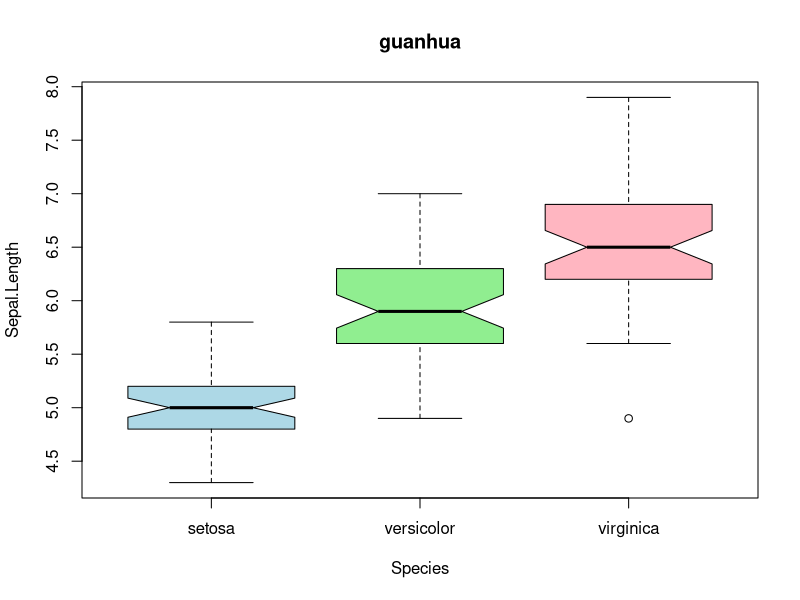
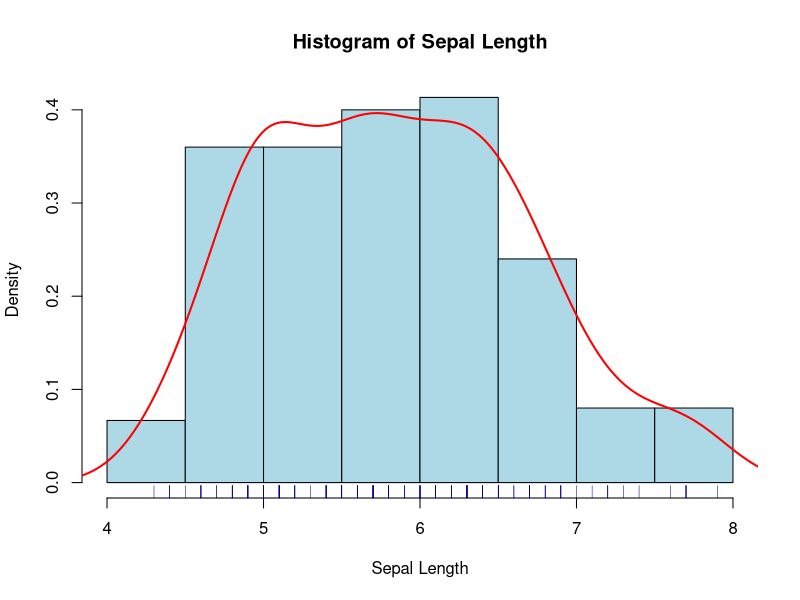
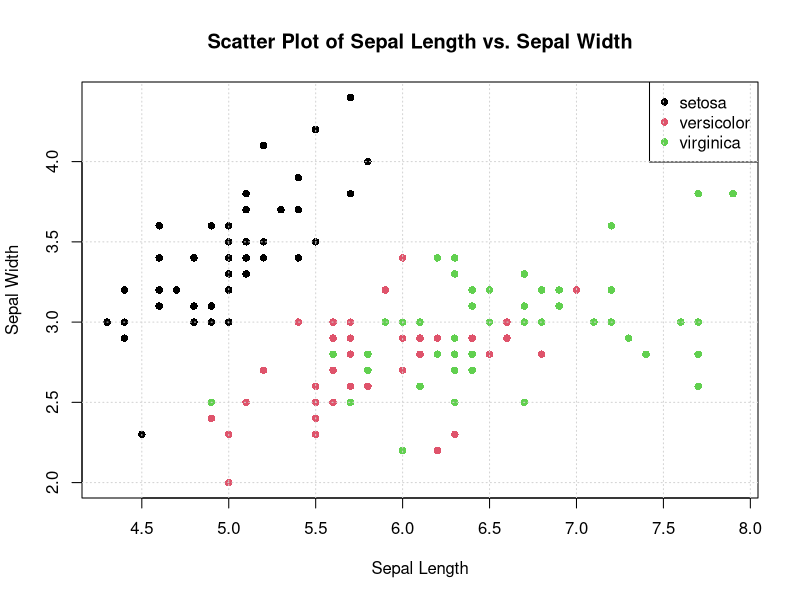

The R source for these figures, in order:
## ---- chunk 1
knitr::opts_chunk$set(echo = TRUE)
## ---- chunk 2
str(iris)
summary(iris)
head(iris)
## ---- chunk 3
boxplot(Sepal.Length ~ Species,
        data = iris,
        notch = TRUE,
        col = c("lightblue", "lightgreen", "lightpink"),
        main = "guanhua")
## ---- chunk 4
hist(iris$Sepal.Length,
     breaks = 12,
     prob = TRUE,            # so the histogram can be compared to a density curve
     col = "lightblue",      # a bit of color decoration
     border = "black",       # adding borders for clarity
     main = "Histogram of Sepal Length",
     xlab = "Sepal Length")

# Superimpose a density curve (in red) onto the histogram
lines(density(iris$Sepal.Length), col = "red", lwd = 2)

# Optionally, add a rug plot for additional decoration
rug(iris$Sepal.Length, col = "darkblue")
## ---- chunk 5
# Create a scatter plot for the two numeric variables:
# x-axis: Sepal.Length, y-axis: Sepal.Width
# Use a different color for each species and a common plotting character (pch = 16).
plot(iris$Sepal.Length, iris$Sepal.Width,
     col = as.numeric(iris$Species),   # different color for each species
     pch = 16,
     xlab = "Sepal Length",
     ylab = "Sepal Width",
     main = "Scatter Plot of Sepal Length vs. Sepal Width")

# Add a legend mapping colors to species
legend("topright",
       legend = levels(iris$Species),
       col = 1:length(levels(iris$Species)),
       pch = 16)

# Optionally, add a grid for enhanced decoration
grid()
## ---- chunk 6
# Compute the basic statistics for the numeric variable Sepal.Length
sepal_length_mean <- mean(iris$Sepal.Length)
sepal_length_median <- median(iris$Sepal.Length)
sepal_length_min <- min(iris$Sepal.Length)
sepal_length_max <- max(iris$Sepal.Length)
sepal_length_sd <- sd(iris$Sepal.Length)

# Print the results
cat("Mean of Sepal Length:", sepal_length_mean, "\n")
cat("Median of Sepal Length:", sepal_length_median, "\n")
cat("Min of Sepal Length:", sepal_length_min, "\n")
cat("Max of Sepal Length:", sepal_length_max, "\n")
cat("Standard Deviation of Sepal Length:", sepal_length_sd, "\n\n")

# Compute the median of Sepal.Length for each species and sort in descending order
median_by_species <- aggregate(Sepal.Length ~ Species, data = iris, FUN = median)
median_by_species <- median_by_species[order(median_by_species$Sepal.Length, decreasing = TRUE), ]
print(median_by_species)
